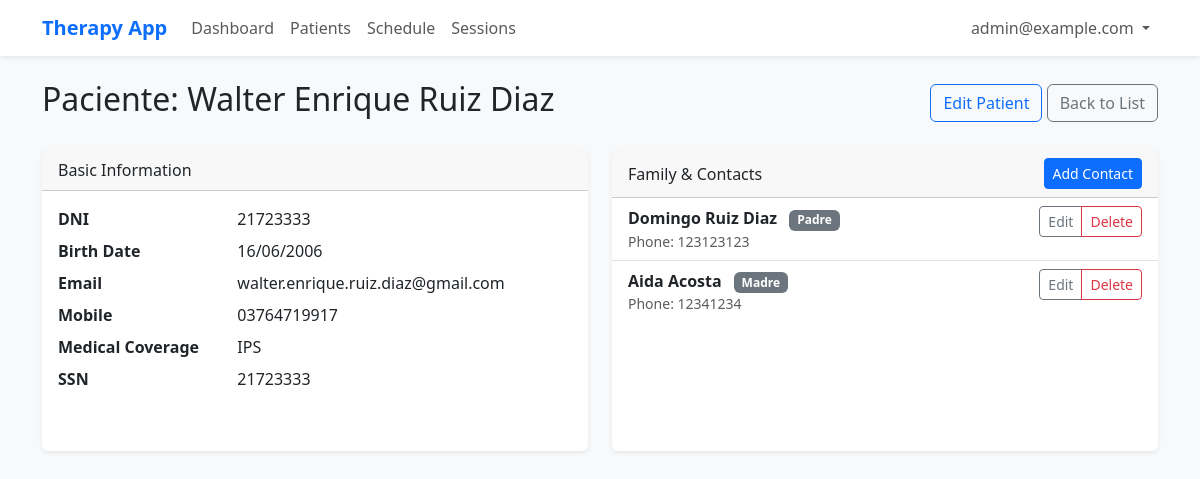
The page /patients/1/ (signed in) on the database its author committed.
### patients/models.py (models this page shows, shortened)
class Patient(models.Model):
    created_by = models.ForeignKey('professionals.Professional', on_delete=models.CASCADE, related_name='patients')
    dni = models.CharField(max_length=20, verbose_name="DNI / ID Document")
    first_name = models.CharField(max_length=100)
    last_name = models.CharField(max_length=100)
    birth_date = models.DateField()
    mobile_phone = models.CharField(max_length=20)
    email = models.EmailField(blank=True, null=True)
    medical_coverage = models.CharField(max_length=100, blank=True)
    social_security_number = models.CharField(max_length=50, blank=True)
    created_at = models.DateTimeField(auto_now_add=True)
    def __str__(self):
        return f"{self.first_name} {self.last_name}"

class FamilyContact(models.Model):
    patient = models.ForeignKey(Patient, on_delete=models.CASCADE, related_name='contacts')
    relationship_to_patient = models.CharField(max_length=50, verbose_name="Relationship")
    first_name = models.CharField(max_length=100)
    last_name = models.CharField(max_length=100)
    mobile_phone = models.CharField(max_length=20)
    email = models.EmailField(blank=True)

### patients/views.py (the view)
# urls.py: path('<int:pk>/', PatientDetailView.as_view(), name='patient_detail'),
class PatientDetailView(ProfessionalRequiredMixin, DetailView):
    model = Patient
    template_name = 'patients/patient_detail.html'
    def get_queryset(self):
         if not hasattr(self.request.user, 'professional'):
             return Patient.objects.none()
         return Patient.objects.filter(created_by=self.request.user.professional)

### web/mixins.py (called while the page is built)
    def test_func(self):
        return self.request.user.is_authenticated

    def dispatch(self, request, *args, **kwargs):
        if not request.user.is_authenticated:
            return self.handle_no_permission()
        if not hasattr(request.user, 'professional'):
            if request.resolver_match.url_name == 'professional_create':
                return super().dispatch(request, *args, **kwargs)
            return redirect('professional_create')
        return super().dispatch(request, *args, **kwargs)

### patients/templates/patients/patient_detail.html (shortened to what this page needs)
{% extends "base.html" %}
{% block content %}
<div class="d-flex justify-content-between align-items-center mb-4">
    <h2>Paciente: {{ object.first_name }} {{ object.last_name }}</h2>
    <div>
        <a href="{% url 'patient_update' object.pk %}" class="btn btn-outline-primary">Edit Patient</a>
        <a href="{% url 'patient_list' %}" class="btn btn-outline-secondary">Back to List</a>
    </div>
</div>
<div class="row">
    <div class="col-md-6 mb-4">
        <div class="card h-100">
            <div class="card-header">Basic Information</div>
            <div class="card-body">
                <dl class="row">
                    <dt class="col-sm-4">DNI</dt>
                    <dd class="col-sm-8">{{ object.dni }}</dd>
                    <dt class="col-sm-4">Birth Date</dt>
                    <dd class="col-sm-8">{{ object.birth_date|date:"d/m/Y" }}</dd>
                    <dt class="col-sm-4">Email</dt>
                    <dd class="col-sm-8">{{ object.email|default:"-" }}</dd>
                    <dt class="col-sm-4">Mobile</dt>
                    <dd class="col-sm-8">{{ object.mobile_phone|default:"-" }}</dd>
                    <dt class="col-sm-4">Medical Coverage</dt>
                    <dd class="col-sm-8">{{ object.medical_coverage|default:"-" }}</dd>
                    <dt class="col-sm-4">SSN</dt>
                    <dd class="col-sm-8">{{ object.social_security_number|default:"-" }}</dd>
                </dl>
            </div>
        </div>
    </div>
    <div class="col-md-6 mb-4">
        <div class="card h-100">
            <div class="card-header d-flex justify-content-between align-items-center">
                <span>Family & Contacts</span>
                <a href="{% url 'contact_create' object.pk %}" class="btn btn-sm btn-primary">Add Contact</a>
            </div>
            <ul class="list-group list-group-flush">
                {% if object.contacts.exists %}
                {% for contact in object.contacts.all %}
                <li class="list-group-item">
                    <div class="d-flex justify-content-between align-items-start">
                        <div>
                            <strong>{{ contact.first_name }} {{ contact.last_name }}</strong>
                            <span class="badge bg-secondary ms-2">{{ contact.relationship_to_patient }}</span>
                            <small class="d-block text-muted">Phone: {{ contact.mobile_phone }}</small>
                        </div>
                        <div class="btn-group btn-group-sm">
                            <a href="{% url 'contact_update' contact.pk %}" class="btn btn-outline-secondary"
                                title="Edit">Edit</a>
                            <a href="{% url 'contact_delete' contact.pk %}" class="btn btn-outline-danger"
                                title="Delete">Delete</a>
                        </div>
                    </div>
                </li>
                {% endfor %}
                {% else %}
                <li class="list-group-item text-muted">No contacts added yet.</li>
                {% endif %}
            </ul>
        </div>
    </div>
</div>
{% endblock %}

### templates/base.html (shortened to what this page needs)
{% load bootstrap5 %}
<!DOCTYPE html>
<html lang="en">
<head>
    {% bootstrap_css %}
</head>
<body>
    <nav class="navbar navbar-expand-lg navbar-light bg-white shadow-sm mb-4">
        <div class="container">
            <a class="navbar-brand" href="{% url 'dashboard' %}">Therapy App</a>
            <div class="collapse navbar-collapse" id="navbarNav">
                {% if user.is_authenticated %}
                <ul class="navbar-nav me-auto">
                    <li class="nav-item"><a class="nav-link" href="{% url 'dashboard' %}">Dashboard</a></li>
                    <li class="nav-item"><a class="nav-link" href="{% url 'patient_list' %}">Patients</a></li>
                    <li class="nav-item"><a class="nav-link" href="{% url 'schedule' %}">Schedule</a></li>
                    <li class="nav-item"><a class="nav-link" href="{% url 'session_list' %}">Sessions</a></li>
                </ul>
                <ul class="navbar-nav">
                    <li class="nav-item dropdown">
                        <a class="nav-link dropdown-toggle" href="#" id="userDropdown" role="button" data-bs-toggle="dropdown">
                            {{ user.email }}
                        </a>
                    </li>
                </ul>
                {% else %}
                <ul class="navbar-nav ms-auto">
                    <li class="nav-item"><a class="nav-link" href="{% url 'account_login' %}">Login</a></li>
                </ul>
                {% endif %}
            </div>
        </div>
    </nav>
    <div class="container">
        {% block content %}{% endblock %}
    </div>
</body>
</html>

### templates/base.html (style rules this page uses)
body { background-color: #f8f9fa; }
.navbar-brand { font-weight: bold; color: #0d6efd !important; }
.card { border: none; box-shadow: 0 0.125rem 0.25rem rgba(0, 0, 0, 0.075); margin-bottom: 20px; }

### rows shown on the page
Patient: first_name "Walter Enrique", last_name "Ruiz Diaz", dni "21723333", birth_date "16/06/2006", email "walter.enrique.ruiz.diaz@gmail.com", mobile_phone "03764719917", medical_coverage "IPS", social_security_number "21723333"
FamilyContact: first_name "Domingo", last_name "Ruiz Diaz", relationship_to_patient "Padre", mobile_phone "123123123"
FamilyContact: first_name "Aida", last_name "Acosta", relationship_to_patient "Madre", mobile_phone "12341234"

### other values the page prints
{{ user.email }} "admin@example.com"
